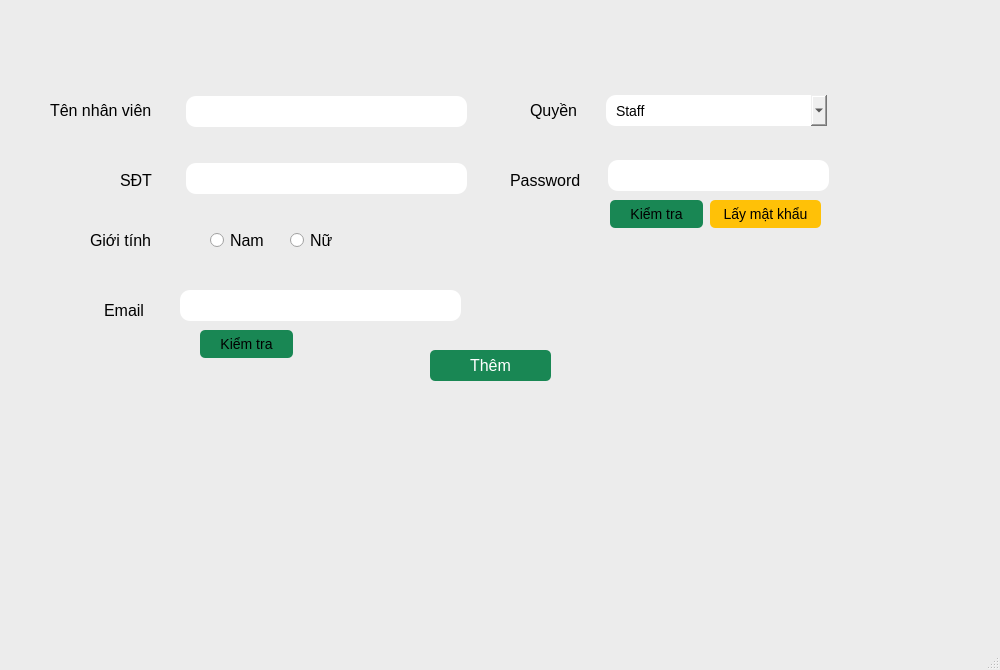
<?xml version="1.0" encoding="UTF-8"?>
<ui version="4.0">
 <class>AddStaff</class>
 <widget class="QMainWindow" name="AddStaff">
  <property name="geometry">
   <rect>
    <x>0</x>
    <y>0</y>
    <width>1000</width>
    <height>670</height>
   </rect>
  </property>
  <property name="windowTitle">
   <string>MainWindow</string>
  </property>
  <property name="styleSheet">
   <string notr="true">QLabel{font-size: 16px;}
QLineEdit, QComboBox{padding: 5px 10px; border-radius: 10px; font-size: 14px}
QMainWindow{background-color: #ececec}</string>
  </property>
  <widget class="QWidget" name="centralwidget">
   <widget class="QComboBox" name="rank">
    <property name="geometry">
     <rect>
      <x>606</x>
      <y>95</y>
      <width>221</width>
      <height>31</height>
     </rect>
    </property>
    <item>
     <property name="text">
      <string>Staff</string>
     </property>
    </item>
   </widget>
   <widget class="QLabel" name="sTLabel">
    <property name="geometry">
     <rect>
      <x>120</x>
      <y>170</y>
      <width>51</width>
      <height>20</height>
     </rect>
    </property>
    <property name="text">
     <string>SĐT</string>
    </property>
   </widget>
   <widget class="QLabel" name="quyNLabel">
    <property name="geometry">
     <rect>
      <x>530</x>
      <y>100</y>
      <width>61</width>
      <height>20</height>
     </rect>
    </property>
    <property name="text">
     <string>Quyền</string>
    </property>
   </widget>
   <widget class="QLabel" name="passwordLabel">
    <property name="geometry">
     <rect>
      <x>510</x>
      <y>170</y>
      <width>71</width>
      <height>20</height>
     </rect>
    </property>
    <property name="text">
     <string>Password</string>
    </property>
   </widget>
   <widget class="QLabel" name="lb_tennv">
    <property name="geometry">
     <rect>
      <x>50</x>
      <y>100</y>
      <width>111</width>
      <height>20</height>
     </rect>
    </property>
    <property name="text">
     <string>Tên nhân viên</string>
    </property>
   </widget>
   <widget class="QLabel" name="emailLabel">
    <property name="geometry">
     <rect>
      <x>104</x>
      <y>300</y>
      <width>51</width>
      <height>20</height>
     </rect>
    </property>
    <property name="text">
     <string>Email</string>
    </property>
   </widget>
   <widget class="QLineEdit" name="ten_nv">
    <property name="geometry">
     <rect>
      <x>186</x>
      <y>96</y>
      <width>281</width>
      <height>31</height>
     </rect>
    </property>
    <property name="text">
     <string/>
    </property>
   </widget>
   <widget class="QLineEdit" name="sdt">
    <property name="geometry">
     <rect>
      <x>186</x>
      <y>163</y>
      <width>281</width>
      <height>31</height>
     </rect>
    </property>
   </widget>
   <widget class="QLineEdit" name="password">
    <property name="geometry">
     <rect>
      <x>608</x>
      <y>160</y>
      <width>221</width>
      <height>31</height>
     </rect>
    </property>
   </widget>
   <widget class="QLineEdit" name="email">
    <property name="geometry">
     <rect>
      <x>180</x>
      <y>290</y>
      <width>281</width>
      <height>31</height>
     </rect>
    </property>
   </widget>
   <widget class="QPushButton" name="add_btn">
    <property name="geometry">
     <rect>
      <x>430</x>
      <y>350</y>
      <width>121</width>
      <height>31</height>
     </rect>
    </property>
    <property name="styleSheet">
     <string notr="true">font-size: 16px;	background-color: #198754;	color: #FFFFFF; 	border-radius: 5px</string>
    </property>
    <property name="text">
     <string>Thêm</string>
    </property>
   </widget>
   <widget class="QPushButton" name="render_password">
    <property name="geometry">
     <rect>
      <x>710</x>
      <y>200</y>
      <width>111</width>
      <height>28</height>
     </rect>
    </property>
    <property name="styleSheet">
     <string notr="true">font-size: 14px;	background-color: #ffc107; 	border-radius: 5px</string>
    </property>
    <property name="text">
     <string>Lấy mật khẩu</string>
    </property>
   </widget>
   <widget class="QPushButton" name="check_password">
    <property name="geometry">
     <rect>
      <x>610</x>
      <y>200</y>
      <width>93</width>
      <height>28</height>
     </rect>
    </property>
    <property name="styleSheet">
     <string notr="true">font-size: 14px;	background-color: #198754;		border-radius: 5px</string>
    </property>
    <property name="text">
     <string>Kiểm tra</string>
    </property>
   </widget>
   <widget class="QPushButton" name="check_email">
    <property name="geometry">
     <rect>
      <x>200</x>
      <y>330</y>
      <width>93</width>
      <height>28</height>
     </rect>
    </property>
    <property name="styleSheet">
     <string notr="true">font-size: 14px;	background-color: #198754;		border-radius: 5px</string>
    </property>
    <property name="text">
     <string>Kiểm tra</string>
    </property>
   </widget>
   <widget class="QGroupBox" name="groupBox">
    <property name="geometry">
     <rect>
      <x>190</x>
      <y>200</y>
      <width>271</width>
      <height>80</height>
     </rect>
    </property>
    <property name="styleSheet">
     <string notr="true">font-size: 16px; border: none</string>
    </property>
    <property name="title">
     <string/>
    </property>
    <widget class="QRadioButton" name="nam">
     <property name="geometry">
      <rect>
       <x>20</x>
       <y>30</y>
       <width>71</width>
       <height>20</height>
      </rect>
     </property>
     <property name="text">
      <string>Nam</string>
     </property>
    </widget>
    <widget class="QRadioButton" name="nu">
     <property name="geometry">
      <rect>
       <x>100</x>
       <y>30</y>
       <width>61</width>
       <height>20</height>
      </rect>
     </property>
     <property name="styleSheet">
      <string notr="true"/>
     </property>
     <property name="text">
      <string>Nữ</string>
     </property>
    </widget>
   </widget>
   <widget class="QLabel" name="emailLabel_2">
    <property name="geometry">
     <rect>
      <x>90</x>
      <y>230</y>
      <width>71</width>
      <height>20</height>
     </rect>
    </property>
    <property name="text">
     <string>Giới tính</string>
    </property>
   </widget>
  </widget>
  <widget class="QStatusBar" name="statusbar"/>
 </widget>
 <resources/>
 <connections/>
</ui>
